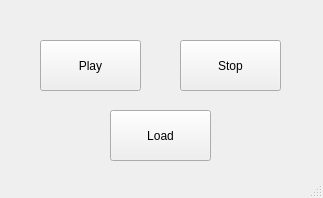
<?xml version="1.0" encoding="UTF-8"?>
<ui version="4.0">
 <class>MainWindow</class>
 <widget class="QMainWindow" name="MainWindow">
  <property name="geometry">
   <rect>
    <x>0</x>
    <y>0</y>
    <width>323</width>
    <height>198</height>
   </rect>
  </property>
  <property name="windowTitle">
   <string>MainWindow</string>
  </property>
  <widget class="QWidget" name="centralwidget">
   <widget class="QPushButton" name="btnPlay">
    <property name="geometry">
     <rect>
      <x>40</x>
      <y>40</y>
      <width>101</width>
      <height>51</height>
     </rect>
    </property>
    <property name="text">
     <string>Play</string>
    </property>
   </widget>
   <widget class="QPushButton" name="btnStop">
    <property name="geometry">
     <rect>
      <x>180</x>
      <y>40</y>
      <width>101</width>
      <height>51</height>
     </rect>
    </property>
    <property name="text">
     <string>Stop</string>
    </property>
   </widget>
   <widget class="QPushButton" name="btnLoad">
    <property name="geometry">
     <rect>
      <x>110</x>
      <y>110</y>
      <width>101</width>
      <height>51</height>
     </rect>
    </property>
    <property name="text">
     <string>Load</string>
    </property>
   </widget>
  </widget>
  <widget class="QMenuBar" name="menubar">
   <property name="geometry">
    <rect>
     <x>0</x>
     <y>0</y>
     <width>323</width>
     <height>21</height>
    </rect>
   </property>
  </widget>
  <widget class="QStatusBar" name="statusbar"/>
 </widget>
 <resources/>
 <connections/>
</ui>
